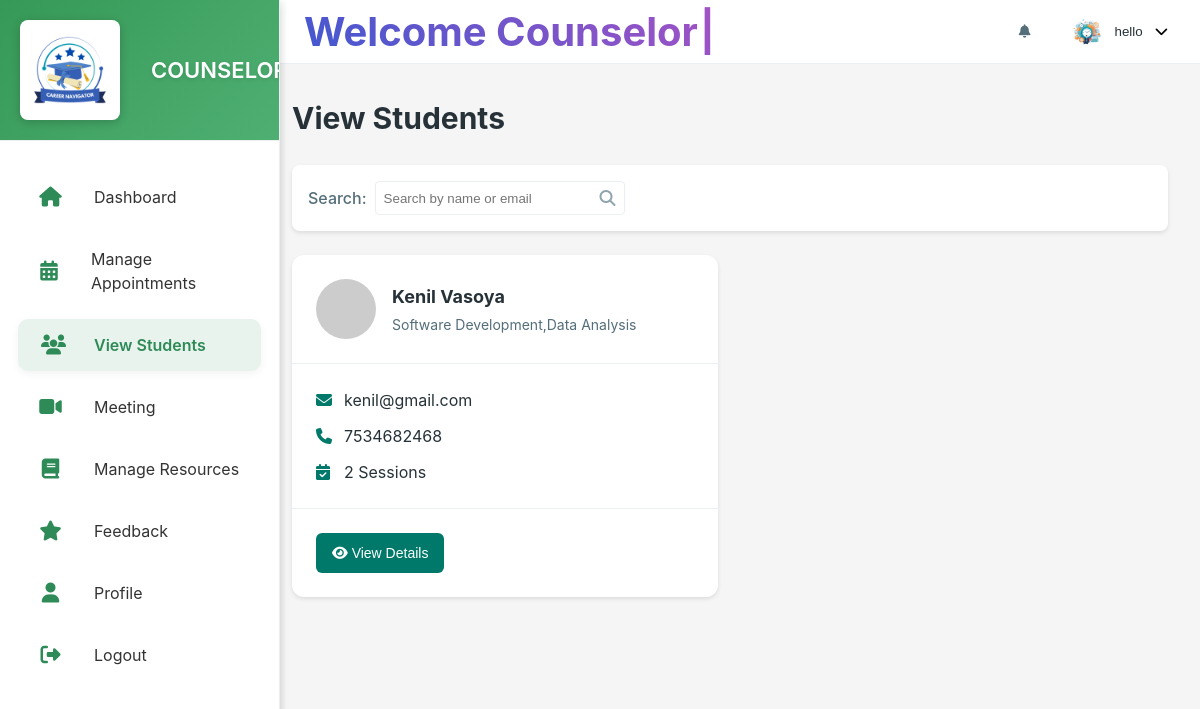
The app's page /coun_view_stud (signed in) with its own data.
### model.py (models this page shows)
class Counselor(db.Model):
    __tablename__ = 'counselors'
    id = db.Column(db.Integer, primary_key=True, autoincrement=True)
    full_name = db.Column(db.String(150), nullable=False)
    email = db.Column(db.String(150), unique=True, nullable=False)
    password = db.Column(db.String(255), nullable=False)
    contact_number = db.Column(db.String(15), nullable=False)
    specialization = db.Column(db.String(50), nullable=False)
    bio = db.Column(db.String(500), nullable=False)
    profile_picture = db.Column(db.String(255), nullable=True)
    interests = db.Column(db.Text, nullable=True)
    approval_status = db.Column(db.String(20), nullable=False, default='pending')
    verification_code = db.Column(db.Integer, nullable=False,default=0)
    created_at = db.Column(db.DateTime, nullable=False, default=datetime.now(timezone.utc))
    feedbacks = db.relationship('Feedback', back_populates='counselor')
    schedules = db.relationship('CounselorSchedule', back_populates='counselor', cascade="all, delete-orphan")

class Student(db.Model):
    __tablename__ = 'students'
    id = db.Column(db.Integer, primary_key=True, autoincrement=True)
    name = db.Column(db.String(100), nullable=False)
    email = db.Column(db.String(100), nullable=False, unique=True)
    contact_number = db.Column(db.String(15), nullable=False)
    password = db.Column(db.String(255), nullable=False)
    con_password = db.Column(db.String(255), nullable=False)
    interests = db.Column(db.Text, nullable=True)
    created_at = db.Column(db.DateTime, nullable=False, default=datetime.now(timezone.utc))
    feedbacks = db.relationship('Feedback', back_populates='student')

### app.py (the view)
@app.route('/coun_view_stud')
def coun_view_stud():
    if 'counselor_id' not in session or 'counselor_name' not in session:
        return redirect(url_for('coun_login'))
    counselor_id = session['counselor_id']
    approved_appointments = (
        db.session.query(Appointment)
        .filter(Appointment.counselor_status == 'completed',
                Appointment.counselor_id == counselor_id
            )
        .all()
    )
    unique_students = {}
    for appointment in approved_appointments:
        student = appointment.student
        if student.id not in unique_students:
            unique_students[student.id] = {
                'student': student,
                'appointment_id': appointment.id,
                'session_count': sum(
                    1 for a in approved_appointments if a.student == student
                )
            }
    students_with_sessions = list(unique_students.values())
    counselor = Counselor.query.get_or_404(session['counselor_id'])
    profile_picture = counselor.profile_picture
    return render_template(
        'counselor/view_stud.html',
        active_page='coun_view_stud',
        students_with_sessions=students_with_sessions,
        profile_picture=profile_picture
    )

### templates/counselor/view_stud.html (shortened to what this page needs)
{% extends 'counselor/counselor_base.html' %}
{% block coun_content %}
<div class="section-header">
    <h1>View Students</h1>
</div>
<div class="filter-container">
    <div class="filter-group">
        <label for="student-search">Search:</label>
        <div class="search-input">
            <input type="text" id="student-search" placeholder="Search by name or email">
            <i class="fas fa-search"></i>
        </div>
    </div>
</div>
<div class="students-grid" id="students-grid">
    {% for entry in students_with_sessions %}
    <div class="student-card" data-name="{{ entry.student.name | lower }}" data-email="{{ entry.student.email | lower }}">
        <div class="student-header">
            <img src="https://ui-avatars.com/api/?name={{ entry.student.name | urlencode }}" alt="{{ entry.student.name }}" class="student-avatar">
            <div class="student-info">
                <h3>{{ entry.student.name }}</h3>
                <p>{{ entry.student.interests }}</p>
            </div>
        </div>
        <div class="student-details">
            <div class="detail-item">
                <i class="fas fa-envelope"></i>
                <span>{{ entry.student.email }}</span>
            </div>
            <div class="detail-item">
                <i class="fas fa-phone"></i>
                <span>{{ entry.student.contact_number }}</span>
            </div>
            <div class="detail-item">
                <i class="fas fa-calendar-check"></i>
                <span>{{ entry.session_count }} Sessions</span>
            </div>
        </div>
        <div class="student-actions">
            <button class="btn btn-primary view-details-btn"
            data-appointment-id="{{ entry.appointment_id }}"
            title="View Details">
                <i class="fas fa-eye"></i> View Details
            </button>
        </div>
    </div>
    {% endfor %}
</div>
{% endblock %}

### templates/counselor/coun_header.html (shortened to what this page needs)
<div class="search-container1" style="margin-left: 20px;">
    <h2 class="animated-text"></h2>
</div>
<div class="top-bar-right">
    <div class="notifications">
        <button class="notification-btn" id="notificationBtn">
            <i class="fas fa-bell"></i>
        </button>
    </div>
    <div class="profile-dropdown">
        <button class="profile-btn" id="profileBtn">
            <img src="{{ profile_picture }}" alt="profileImg" class="profile-img">
            <span class="profile-name">{{session['counselor_name']}}</span>
            <i class="fas fa-chevron-down"></i>
        </button>
    </div>
</div>

### static/css/counselor/counselor.css (style rules this page uses)
:root { --primary-color: #00796b; --primary-light: #48a999; --primary-dark: #004c40; --secondary-color: #607d8b; --warning-color: #ffa000; --danger-color: #d32f2f; --success-color: #388e3c; --background-color: #f5f5f5; --surface-color: #ffffff; --text-primary: #263238; --text-secondary: #546e7a; --text-muted: #90a4ae; --border-color: #eceff1; --sidebar-width: 260px; --sidebar-collapsed-width: 70px; --top-bar-height: 64px; --card-shadow: 0 2px 4px rgba(0, 0, 0, 0.1); --transition-speed: 0.3s; }
* { margin: 0; padding: 0; box-sizing: border-box; }
body { font-family: "Poppins", -apple-system, BlinkMacSystemFont, "Segoe UI", Roboto, Oxygen, Ubuntu, Cantarell, sans-serif; background-color: var(--background-color); color: var(--text-primary); line-height: 1.5; }
.top-bar-right { display: flex; align-items: center; gap: 1.5rem; }
.notifications { position: relative; }
.notification-btn { background: none; border: none; color: var(--text-secondary); cursor: pointer; position: relative; padding: 0.5rem; }
.profile-dropdown { position: relative; }
.profile-btn { background: none; border: none; display: flex; align-items: center; gap: 0.75rem; cursor: pointer; padding: 0.5rem; }
.profile-img { width: 32px; height: 32px; border-radius: 50%; }
.profile-name { color: var(--text-primary); font-weight: 500; }
.section-header { display: flex; justify-content: space-between; align-items: center; margin-bottom: 1.5rem; }
.section-header h1 { font-size: 1.875rem; color: var(--text-primary); }
.btn-primary, .btn-warning, .btn-success, .btn-danger, .btn-outline, .btn-outline-success, .btn-outline-danger, .btn-text { padding: 0.75rem 1rem; border-radius: 6px; font-weight: 500; cursor: pointer; transition: all var(--transition-speed) ease; border: none; font-size: 0.875rem; }
.btn-primary { background-color: var(--primary-color); color: white; }
.filter-container { display: flex; flex-wrap: wrap; gap: 1rem; margin-bottom: 1.5rem; align-items: center; background-color: var(--surface-color); padding: 1rem; border-radius: 8px; box-shadow: var(--card-shadow); }
.filter-group { display: flex; align-items: center; gap: 0.5rem; }
.filter-group label { font-weight: 500; color: var(--text-secondary); }
.search-input { display: flex; align-items: center; border: 1px solid var(--border-color); border-radius: 4px; padding: 0.5rem; width: 250px; }
.search-input input { border: none; outline: none; width: 100%; background: none; }
.search-input i { color: var(--text-muted); margin-left: 0.5rem; }
.students-grid { display: grid; grid-template-columns: repeat(auto-fill, minmax(300px, 1fr)); gap: 1.5rem; }
.student-card { background-color: var(--surface-color); border-radius: 12px; box-shadow: var(--card-shadow); overflow: hidden; }
.student-header { padding: 1.5rem; display: flex; align-items: center; gap: 1rem; border-bottom: 1px solid var(--border-color); }
.student-avatar { width: 60px; height: 60px; border-radius: 50%; }
.student-info h3 { font-size: 1.125rem; margin-bottom: 0.25rem; }
.student-info p { color: var(--text-secondary); font-size: 0.875rem; }
.student-details { padding: 1.5rem; border-bottom: 1px solid var(--border-color); }
.detail-item { display: flex; align-items: center; gap: 0.75rem; margin-bottom: 0.75rem; }
.detail-item:last-child { margin-bottom: 0; }
.detail-item i { color: var(--primary-color); width: 16px; }
.student-actions { padding: 1.5rem; display: flex; gap: 1rem; }

### templates/counselor/coun_header.html (style rules this page uses)
.animated-text { font-size: 2.5rem; background: linear-gradient(45deg, #4158D0, #C850C0, #FFCC70); -webkit-background-clip: text; background-clip: text; -webkit-text-fill-color: transparent; background-size: 300%; animation: gradient-animation 10s ease infinite; }
.animated-text::after { content: '|'; margin-left: 2px; animation: blink 1s infinite; font-weight: bold; }

### records on screen
Counselor: profile_picture (picture), counselor_name "hello"
Student: student.name "Kenil Vasoya", student.interests "Software Development,Data Analysis", student.email "kenil@gmail.com", student.contact_number "7534682468"

### other values on screen
{{ entry.session_count }} "2"
